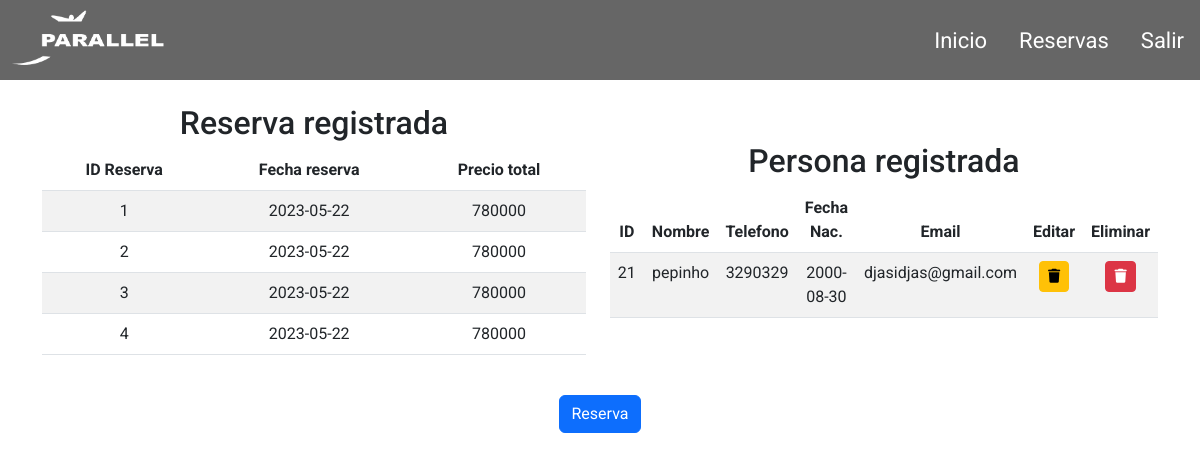
The page /view/Ver_reservas.php (signed in) on the database as committed earlier.
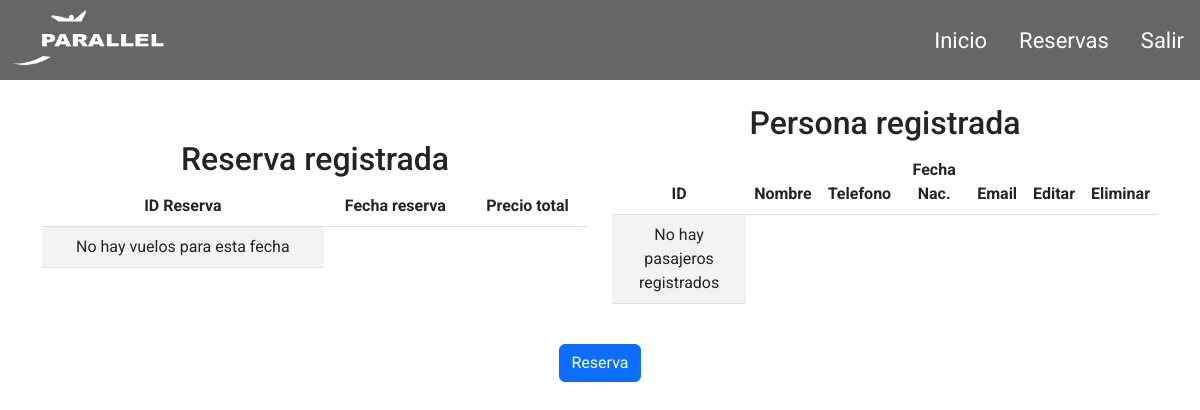
The same page on the database as committed later.
### tables this page shows
CREATE TABLE `tbl_reserva` (
  `codigo_reserva` int(10) NOT NULL,
  `fecha` date NOT NULL,
  `precio_total` float NOT NULL
);

CREATE TABLE `tbl_pasajero` (
  `id_pasajero` int(10) NOT NULL,
  `nombre` varchar(50) NOT NULL,
  `telefono` int(10) NOT NULL,
  `fecha_nacimiento` date NOT NULL,
  `email` varchar(50) NOT NULL
);

### model/M_VerReservas.php (called while the page is built, shortened)
<?php
    class Reservas{
        public function getPasajero(){
                $con = new Conexion();
                $conn = $con->getConn();
                $query = $conn->query ("SELECT * FROM tbl_pasajero");
                $retorno = [];
                $i = 0;
                while($fila = $query->fetch_assoc()){
                $retorno[$i] = $fila;
                $i++;
                }
        return $retorno;
        }
        public function getReserva(){
            $con = new Conexion();
            $conn = $con->getConn();
            $query = $conn->query ("SELECT * FROM tbl_reserva");
            $retorno = [];
            $i = 0;
            while($fila = $query->fetch_assoc()){
            $retorno[$i] = $fila;
            $i++;
            }
        return $retorno;
        }
     }
?>

### controller/C_VerReservas.php (called while the page is built, shortened)
<?php
    require_once('../model/M_VerReservas.php');
    $reservita = new Reservas();
    $reservas = $reservita->getReserva();
?>

### controller/C_VerPasajero.php (called while the page is built, shortened)
<?php
    require_once('../model/M_VerReservas.php');
    $pasajerito = new Reservas();
    $pasajeros = $pasajerito->getPasajero();
?>

### view/Ver_reservas.php (the view, shortened to what this page needs)
<?php
  require_once('../controller/C_VerPasajero.php');
  require_once('../controller/C_VerReservas.php');
?>
<!DOCTYPE html>
<html lang="en">
<head>
    <link href="https://cdn.jsdelivr.net/npm/bootstrap@5.3.0-alpha3/dist/css/bootstrap.min.css" rel="stylesheet">
</head>
<body>
    <?php
    require_once('header.php')
    ?>
    <div class="container text-center">
      <div class="row align-items-center">
        <div class="col">
          <table class="table table-striped table-hover">
          <br>
          <h2>Reserva registrada</h2>
          <thead>
            <tr>
              <th scope="col">ID Reserva</th>
              <th scope="col">Fecha reserva</th>
              <th scope="col">Precio total</th>
            </tr>
          </thead>
          <tbody>
          <?php
            if(!$reservas){
              echo"<tr>";
              echo"<td>";
              echo"No hay vuelos para esta fecha";
              echo"</td>";
              echo"</tr>";
            }
            else{
                foreach($reservas as $reserva){
                  echo "<tr>";
                  echo"<td>".$reserva['codigo_reserva']."</td>";
                  echo"<td>".$reserva['fecha']."</td>";
                  echo"<td>".$reserva['precio_total']."</td>";
                }
            }
          ?>
          </tbody>
          </table>
        </div>
        <div class="col">
        <table class="table table-striped table-hover">
          <br>
          <h2>Persona registrada</h2>
          <thead>
            <tr>
              <th scope="col">ID</th>
              <th scope="col">Nombre</th>
              <th scope="col">Telefono</th>
              <th scope="col">Fecha Nac.</th>
              <th scope="col">Email</th>
              <th scope="col">Editar</th>
              <th scope="col">Eliminar</th>
            </tr>
          </thead>
          <tbody>
          <?php
            if(!$pasajeros){
              echo"<tr>";
              echo"<td>";
              echo"No hay pasajeros registrados";
              echo"</td>";
              echo"</tr>";
            }
            else{
                foreach($pasajeros as $pasajero){
                  echo"<td>".$pasajero['id_pasajero']."</td>";
                  echo"<td>".$pasajero['nombre']."</td>";
                  echo"<td>".$pasajero['telefono']."</td>";
                  echo"<td>".$pasajero['fecha_nacimiento']."</td>";
                  echo"<td>".$pasajero['email']."</td>";
                  echo'<td><a href="" class="btn btn-sm   btn-warning" ><i class="fa-solid fa-trash"></i></a></td>';
                  echo '<td><a href="Ver_reservas.php?id=' . $pasajero['id_pasajero'] . '" class="btn btn-sm btn-danger"><i class="fa-solid fa-trash"></i></a></td>';
                }
            }
          ?>
          </tbody>
        </table>
        </div>
      </div>
      <br>
      <a href="pasajero.php"><button class="btn btn-primary">Reserva</button></a>
    </div>
</body>
</html>

### view/header.php (shortened to what this page needs)
<!DOCTYPE html>
<html lang="en">
<head>
    <link rel="stylesheet" href="https://cdn.jsdelivr.net/gh/jgthms/minireset.css@master/minireset.min.css">
    <link href="https://cdn.jsdelivr.net/npm/bootstrap@5.3.0-alpha3/dist/css/bootstrap.min.css" rel="stylesheet">
    <link rel="stylesheet" href="styles/header.css">
</head>
<header>
    <nav class="nav nav justify-content-end">
        <img src="images/register/logo.png" alt="">
        <a class="nav-link active" aria-current="page" href="welcome.php">Inicio</a>
        <a class="nav-link" href="Ver_reservas.php">Reservas</a>
        <a class="nav-link" href="../controller/CtrlSalir.php">Salir</a>
    </nav>
</header>
</body>
</html>

### view/styles/header.css (style rules this page uses)
* { font-family: 'Roboto', sans-serif; }
nav { background-color: rgba(0, 0, 0, .6); backdrop-filter: blur(5px); height: 10vh; font-size: 22px; align-items: center; }
nav img { width: 40%; height: auto; }
nav a { color: white; text-decoration: none !important; cursor: pointer; transition: ease-in-out 0.15s; }
nav img { width: 170px; position:absolute; left: 10px; }
.nav-link { color: white; text-decoration: none !important; cursor: pointer; transition: ease-in-out 0.15s; }

Rows that differ between the two databases and show on the page:
removed tbl_reserva: codigo_reserva "1", fecha "2023-05-22", precio_total "780000"
removed tbl_reserva: codigo_reserva "2", fecha "2023-05-22", precio_total "780000"
removed tbl_reserva: codigo_reserva "3", fecha "2023-05-22", precio_total "780000"
removed tbl_reserva: codigo_reserva "4", fecha "2023-05-22", precio_total "780000"
removed tbl_pasajero: id_pasajero "21", nombre "pepinho", telefono "3290329", fecha_nacimiento "2000-08-30", email "djasidjas@gmail.com"
Other text that changed with them:
text now shown: "No hay vuelos para esta fecha No hay pasajeros registrados"
